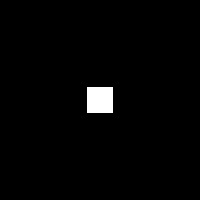
Frame 1 (no input)
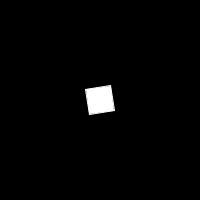
Frame 60 (the mouse pressed at the canvas centre just before this capture)
Frame 120 (the mouse held since frame 60 and released just before this capture): identical to frame 60, image omitted

The Processing sketch that drew these frames (run headless with seeded random() and noise(); from frame 60 on, the mouse is pressed at the canvas centre):

// Processing sketch: sketch_1_09
// ── sketch_1_09.pde
float angle ;
void setup() {
  size(200,200);
  angle = 0 ;
  rectMode(CENTER) ;// rappelez vous les modes !
}
void draw() {
  background(0) ;
  stroke(255) ;
  pushMatrix();// on s’assure d’avoir un repère bien à nous
  translate(width/2, height/2) ;// on déplace notre repère
  rotate(angle);// on le fait tourner
  rect(0, 0, 25, 25);// on dessine un rectangle
  popMatrix();
  angle += PI/24;// on incrémente l’angle
}
